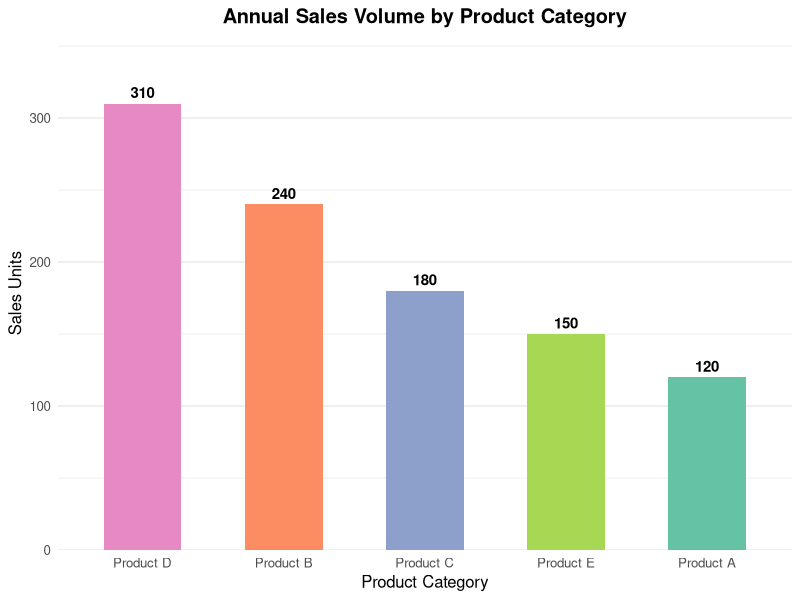
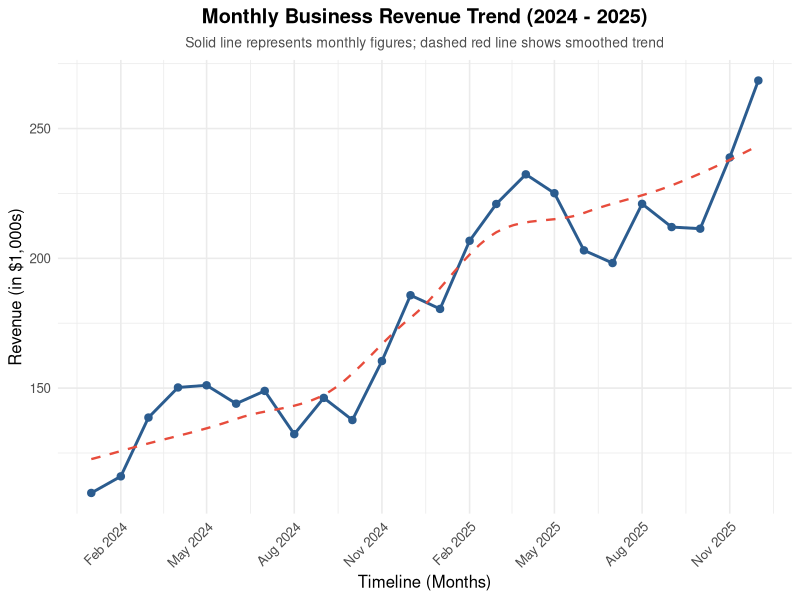
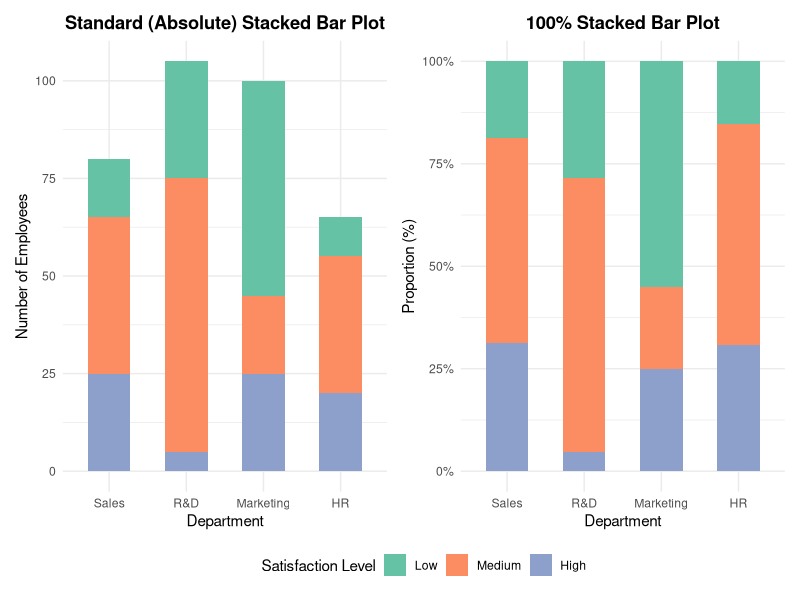
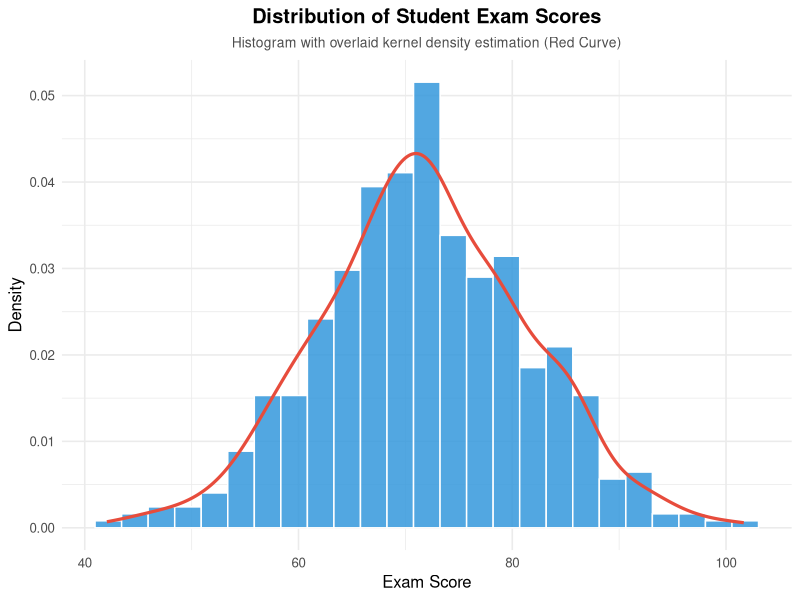
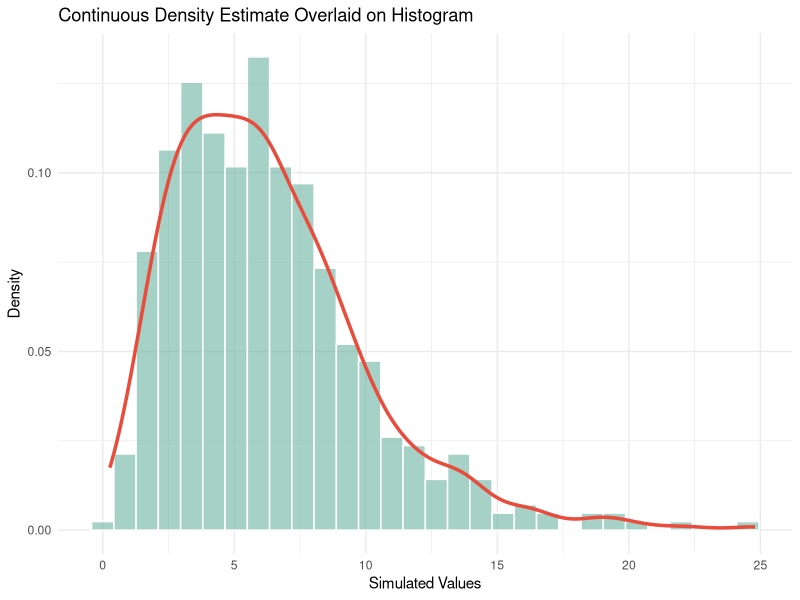
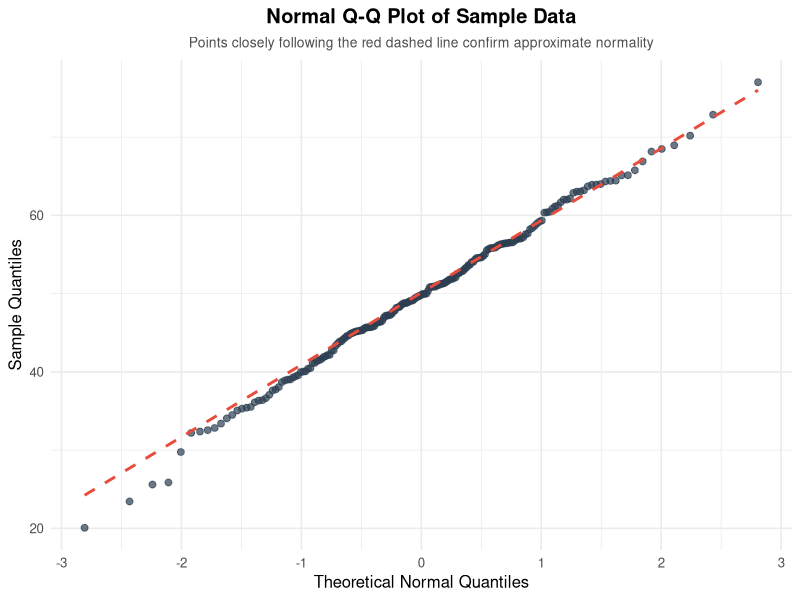
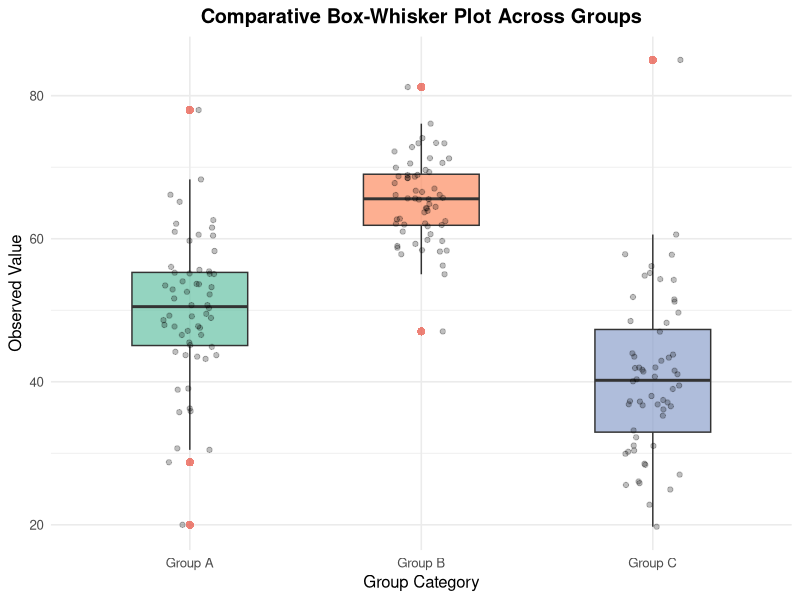
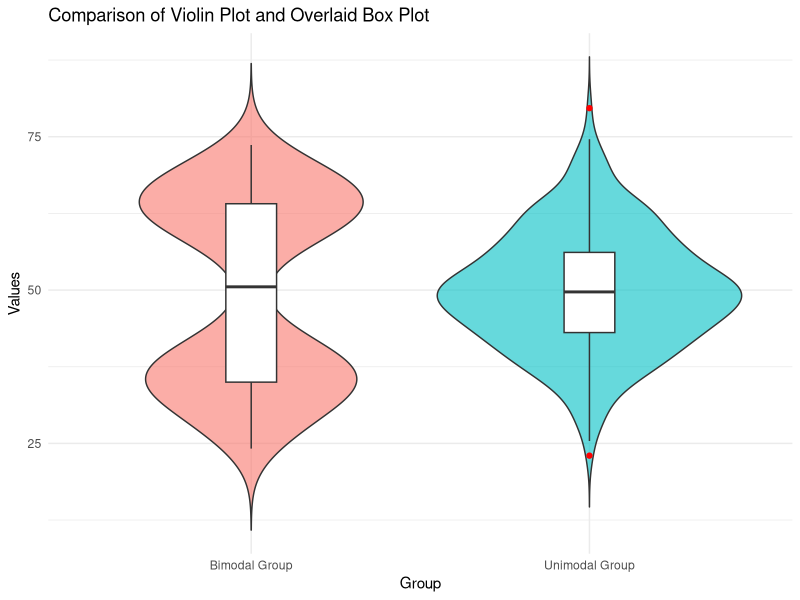

Write the R code that produced these figures, in order.
## ---- chunk 1
#| echo: false
#| message: false
#| warning: false
#| fig-width: 7
#| fig-height: 4.5
#| fig-align: center

library(ggplot2)

set.seed(42)
df_bar <- data.frame(
  Category = c("Product A", "Product B", "Product C", "Product D", "Product E"),
  Sales = c(120, 240, 180, 310, 150)
)

ggplot(df_bar, aes(x = reorder(Category, -Sales), y = Sales, fill = Category)) +
  geom_col(show.legend = FALSE, width = 0.55) +
  geom_text(aes(label = Sales), vjust = -0.5, size = 3.8, fontface = "bold") +
  scale_fill_brewer(palette = "Set2") +
  labs(
    title = "Annual Sales Volume by Product Category",
    x = "Product Category",
    y = "Sales Units"
  ) +
  scale_y_continuous(expand = expansion(mult = c(0, 0.15))) +
  theme_minimal(base_size = 12) +
  theme(
    plot.title = element_text(face = "bold", hjust = 0.5),
    panel.grid.major.x = element_blank()
  )
## ---- chunk 2
#| echo: false
#| message: false
#| warning: false
#| fig-width: 7.5
#| fig-height: 4.5
#| fig-align: center

set.seed(42)
dates <- seq.Date(from = as.Date("2024-01-01"), to = as.Date("2025-12-01"), by = "month")
trend <- seq(100, 260, length.out = length(dates))
seasonality <- 25 * sin(seq(0, 4 * pi, length.out = length(dates)))
noise <- rnorm(length(dates), mean = 0, sd = 7)
df_ts <- data.frame(Date = dates, Revenue = trend + seasonality + noise)

ggplot(df_ts, aes(x = Date, y = Revenue)) +
  geom_line(color = "#2b5c8f", linewidth = 1) +
  geom_point(color = "#2b5c8f", size = 2.2) +
  geom_smooth(method = "loess", se = FALSE, color = "#e74c3c", linetype = "dashed", linewidth = 0.8) +
  scale_x_date(date_breaks = "3 months", date_labels = "%b %Y") +
  labs(
    title = "Monthly Business Revenue Trend (2024 - 2025)",
    subtitle = "Solid line represents monthly figures; dashed red line shows smoothed trend",
    x = "Timeline (Months)",
    y = "Revenue (in $1,000s)"
  ) +
  theme_minimal(base_size = 12) +
  theme(
    plot.title = element_text(face = "bold", hjust = 0.5),
    plot.subtitle = element_text(hjust = 0.5, color = "gray30", size = 10),
    axis.text.x = element_text(angle = 45, hjust = 1)
  )
## ---- chunk 3
#| echo: false
#| message: false
#| warning: false
#| fig-width: 9.5
#| fig-height: 4.5
#| fig-align: center

library(patchwork)
library(scales)

set.seed(42)
df_stacked <- expand.grid(
  Department = c("Sales", "R&D", "Marketing", "HR"),
  Satisfaction = c("Low", "Medium", "High")
)
df_stacked$Satisfaction <- factor(df_stacked$Satisfaction, levels = c("Low", "Medium", "High"))
df_stacked$Count <- c(15, 30, 55,  10, 40, 70,  20, 35, 25,  5, 25, 20)

p1 <- ggplot(df_stacked, aes(x = Department, y = Count, fill = Satisfaction)) +
  geom_col(position = "stack", width = 0.55) +
  scale_fill_brewer(palette = "Set2") +
  labs(
    title = "Standard (Absolute) Stacked Bar Plot",
    x = "Department",
    y = "Number of Employees",
    fill = "Satisfaction Level"
  ) +
  theme_minimal(base_size = 11) +
  theme(
    plot.title = element_text(face = "bold", hjust = 0.5),
    legend.position = "bottom"
  )

p2 <- ggplot(df_stacked, aes(x = Department, y = Count, fill = Satisfaction)) +
  geom_col(position = "fill", width = 0.55) +
  scale_y_continuous(labels = scales::percent) +
  scale_fill_brewer(palette = "Set2") +
  labs(
    title = "100% Stacked Bar Plot",
    x = "Department",
    y = "Proportion (%)",
    fill = "Satisfaction Level"
  ) +
  theme_minimal(base_size = 11) +
  theme(
    plot.title = element_text(face = "bold", hjust = 0.5),
    legend.position = "bottom"
  )

p1 + p2 + plot_layout(guides = "collect") & theme(legend.position = "bottom")
## ---- chunk 4
#| echo: false
#| message: false
#| warning: false
#| fig-width: 7
#| fig-height: 4.5
#| fig-align: center

set.seed(42)
scores <- rnorm(500, mean = 72, sd = 10)
df_hist <- data.frame(Score = scores)

ggplot(df_hist, aes(x = Score)) +
  geom_histogram(aes(y = after_stat(density)), bins = 25, fill = "#3498db", color = "white", alpha = 0.85) +
  geom_density(color = "#e74c3c", linewidth = 1.1) +
  labs(
    title = "Distribution of Student Exam Scores",
    subtitle = "Histogram with overlaid kernel density estimation (Red Curve)",
    x = "Exam Score",
    y = "Density"
  ) +
  theme_minimal(base_size = 12) +
  theme(
    plot.title = element_text(face = "bold", hjust = 0.5),
    plot.subtitle = element_text(hjust = 0.5, color = "gray30", size = 10)
  )
## ---- chunk 5
#| echo: false
#| message: false
#| warning: false
#| fig-width: 7
#| fig-height: 4.5
#| fig-align: center

# Simulate skewed continuous data
sim_data <- data.frame(Value = rgamma(500, shape = 3, scale = 2))

# Histogram followed by Density Plot
ggplot(sim_data, aes(x = Value)) +
  geom_histogram(aes(y = after_stat(density)), bins = 30, fill = "#69b3a2", color = "white", alpha = 0.6) +
  geom_density(color = "#e74c3c", linewidth = 1.2) +
  theme_minimal() +
  labs(
    title = "Continuous Density Estimate Overlaid on Histogram",
    x = "Simulated Values",
    y = "Density"
  )
## ---- chunk 6
#| echo: false
#| message: false
#| warning: false
#| fig-width: 7
#| fig-height: 4.5
#| fig-align: center

set.seed(42)
sample_norm <- rnorm(200, mean = 50, sd = 10)
df_qq <- data.frame(Value = sample_norm)

ggplot(df_qq, aes(sample = Value)) +
  stat_qq(color = "#2c3e50", alpha = 0.7, size = 2) +
  stat_qq_line(color = "#e74c3c", linewidth = 1, linetype = "dashed") +
  labs(
    title = "Normal Q-Q Plot of Sample Data",
    subtitle = "Points closely following the red dashed line confirm approximate normality",
    x = "Theoretical Normal Quantiles",
    y = "Sample Quantiles"
  ) +
  theme_minimal(base_size = 12) +
  theme(
    plot.title = element_text(face = "bold", hjust = 0.5),
    plot.subtitle = element_text(hjust = 0.5, color = "gray30", size = 10)
  )
## ---- chunk 7
#| echo: false
#| message: false
#| warning: false
#| fig-width: 7.5
#| fig-height: 4.5
#| fig-align: center

set.seed(42)
df_box <- data.frame(
  Group = factor(rep(c("Group A", "Group B", "Group C"), each = 60)),
  Value = c(
    rnorm(58, mean = 50, sd = 8), 78, 20,
    rnorm(60, mean = 65, sd = 6),
    rnorm(59, mean = 42, sd = 11), 85
  )
)

ggplot(df_box, aes(x = Group, y = Value, fill = Group)) +
  geom_boxplot(alpha = 0.7, outlier.color = "#e74c3c", outlier.shape = 16, outlier.size = 2.5, width = 0.5) +
  geom_jitter(width = 0.12, alpha = 0.25, color = "black") +
  scale_fill_brewer(palette = "Set2") +
  labs(
    title = "Comparative Box-Whisker Plot Across Groups",
    x = "Group Category",
    y = "Observed Value",
    fill = "Group"
  ) +
  theme_minimal(base_size = 12) +
  theme(
    plot.title = element_text(face = "bold", hjust = 0.5),
    legend.position = "none"
  )
## ---- chunk 8
#| echo: false
#| message: false
#| warning: false
#| fig-width: 7
#| fig-height: 4.5
#| fig-align: center

# Simulate bimodal and unimodal data
n <- 300
data_unimodal <- rnorm(n, mean = 50, sd = 10)
data_bimodal <- c(rnorm(n / 2, mean = 35, sd = 5), rnorm(n / 2, mean = 65, sd = 5))

df_box_violin <- data.frame(
  Value = c(data_unimodal, data_bimodal),
  Group = rep(c("Unimodal Group", "Bimodal Group"), each = n)
)

# Violin plot with overlaid boxplot
ggplot(df_box_violin, aes(x = Group, y = Value, fill = Group)) +
  geom_violin(alpha = 0.6, trim = FALSE) +
  geom_boxplot(width = 0.15, fill = "white", outlier.colour = "red") +
  theme_minimal() +
  labs(
    title = "Comparison of Violin Plot and Overlaid Box Plot",
    x = "Group",
    y = "Values"
  ) +
  theme(legend.position = "none")
